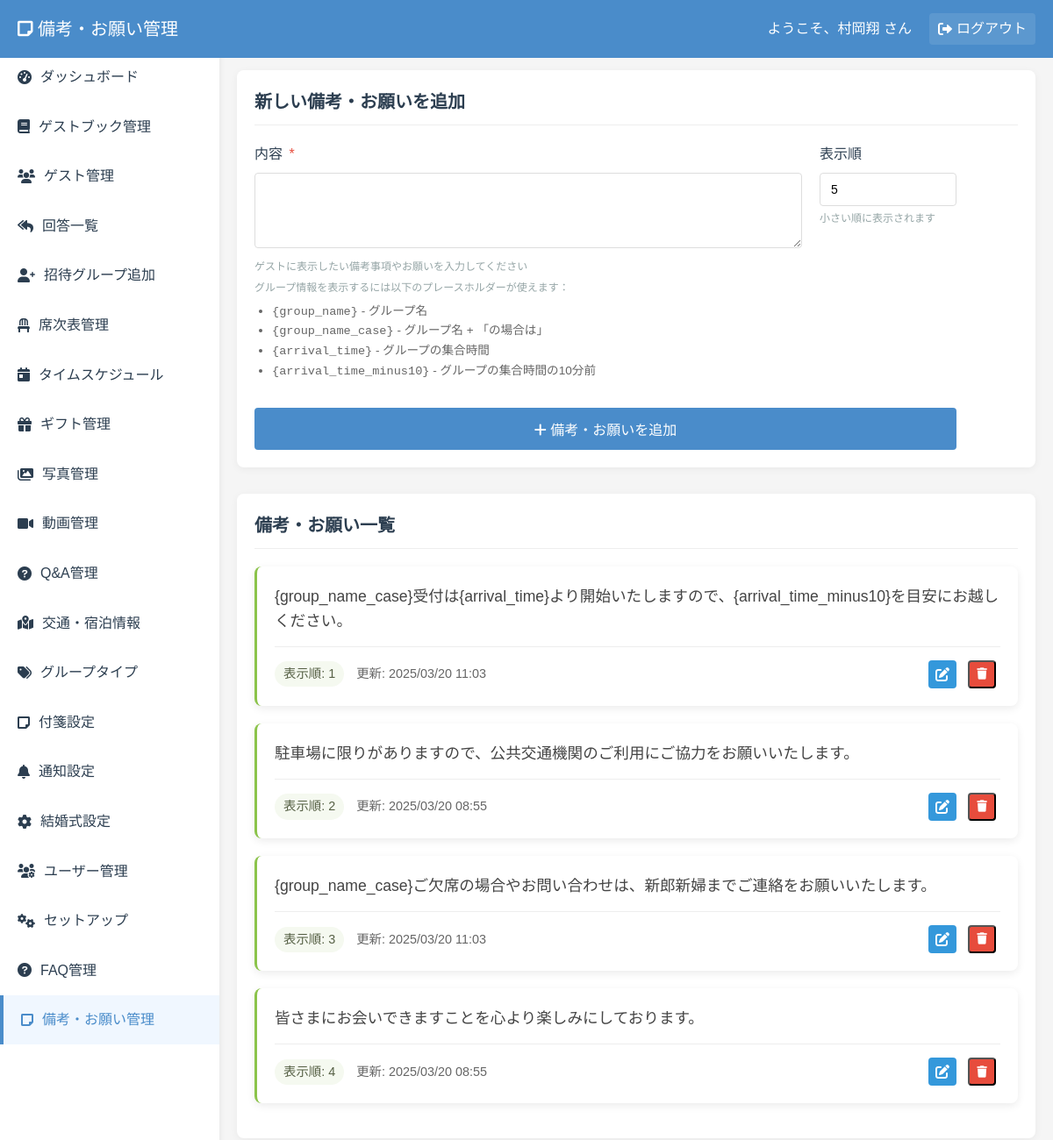
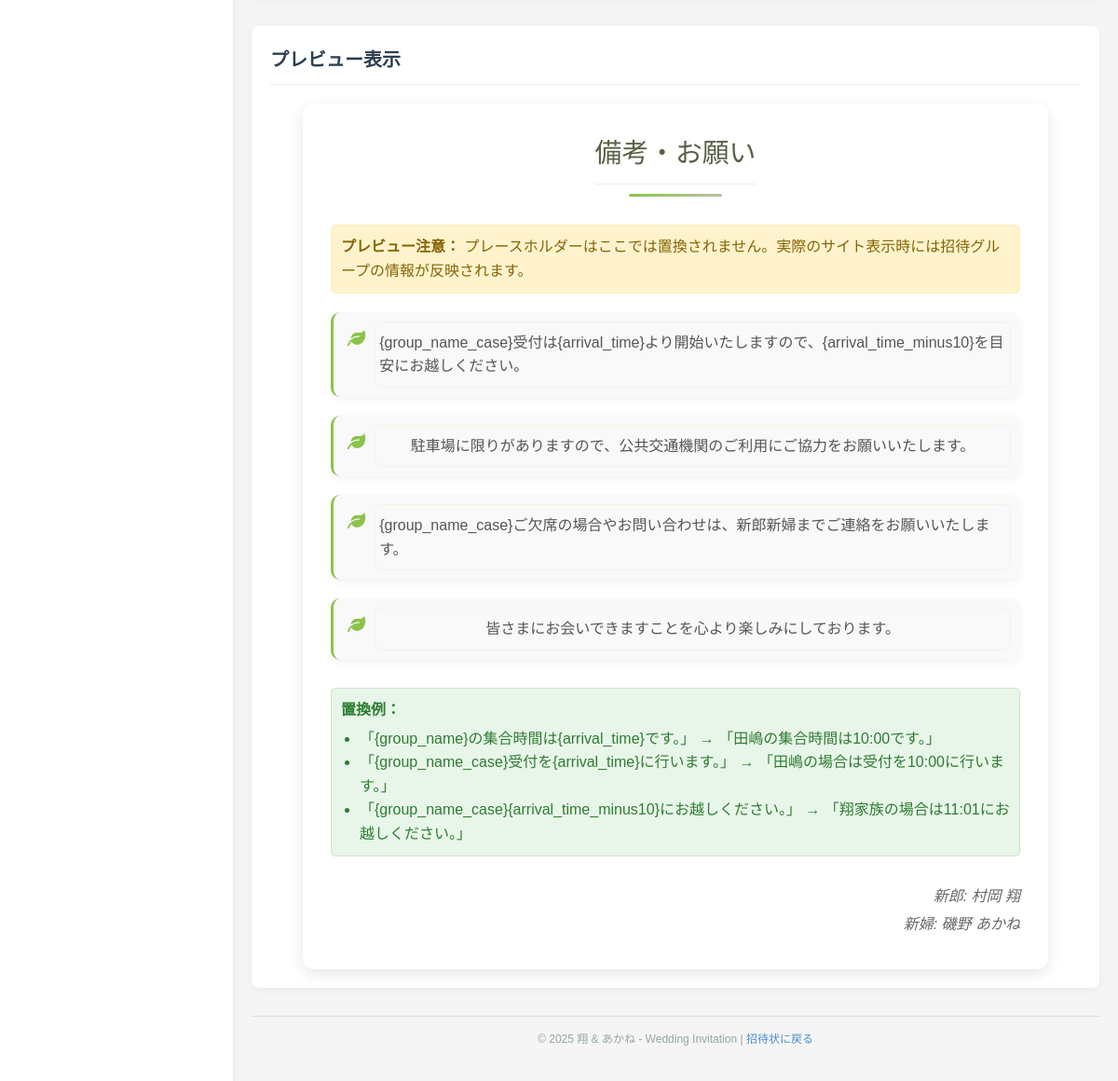
/admin/remarks.php (signed in), run on the app's committed database (2 pictures, top to bottom).
### tables this page shows
CREATE TABLE `remarks` (
  `id` int(11) NOT NULL AUTO_INCREMENT,
  `content` text NOT NULL,
  `display_order` int(11) NOT NULL DEFAULT 0,
  `created_at` timestamp NOT NULL DEFAULT current_timestamp(),
  `updated_at` timestamp NOT NULL DEFAULT current_timestamp() ON UPDATE current_timestamp(),
  PRIMARY KEY (`id`)
);

### admin/remarks.php (the view, shortened to what this page needs)
<?php
require_once '../config.php';
$remarks = [];
try {
    $stmt = $pdo->query("SELECT * FROM remarks ORDER BY display_order ASC");
    $remarks = $stmt->fetchAll();
} catch (PDOException $e) {
    $error = "備考・お願い情報の取得に失敗しました。";
    if ($debug_mode) {
        $error .= " エラー: " . $e->getMessage();
    }
}
$edit_remark = null;
$next_order = 1;
try {
    $stmt = $pdo->query("SELECT MAX(display_order) AS max_order FROM remarks");
    $result = $stmt->fetch();
    if ($result && $result['max_order']) {
        $next_order = (int)$result['max_order'] + 1;
    }
} catch (PDOException $e) {
}
?>
<!DOCTYPE html>
<html lang="ja">
<head>
    <link rel="stylesheet" href="../css/style.css">
    <link rel="stylesheet" href="css/admin.css">
    <link rel="stylesheet" href="https://cdnjs.cloudflare.com/ajax/libs/font-awesome/6.0.0/css/all.min.css">
</head>
<body class="admin-body">
    <div class="admin-dashboard">
        <header class="admin-dashboard-header">
            <div class="admin-logo">
                <h1><i class="fas fa-sticky-note"></i> 備考・お願い管理</h1>
            </div>
            <div class="admin-user">
                <span>ようこそ、<?= htmlspecialchars($_SESSION['admin_username']) ?> さん</span>
                <a href="logout.php" class="admin-logout"><i class="fas fa-sign-out-alt"></i> ログアウト</a>
            </div>
        </header>
        <div class="admin-dashboard-content">
            <?php include 'inc/sidebar.php'; ?>
            <div class="admin-main">
                <div class="admin-content-wrapper">
                <section class="admin-section">
                    <h2><?= $edit_remark ? '備考・お願いを編集' : '新しい備考・お願いを追加' ?></h2>
                    <form class="admin-form" method="post" action="">
                        <div class="admin-form-row">
                            <div class="admin-form-group" style="flex: 4;">
                                <label for="content">内容 <span class="required">*</span></label>
                                <textarea id="content" name="content" rows="4" required><?= $edit_remark ? htmlspecialchars($edit_remark['content']) : '' ?></textarea>
                                <small>ゲストに表示したい備考事項やお願いを入力してください</small>
                                <small>グループ情報を表示するには以下のプレースホルダーが使えます：</small>
                                <ul class="placeholder-list" style="font-size: 0.85rem; color: #666; margin-top: 5px; padding-left: 20px;">
                                    <li><code>{group_name}</code> - グループ名</li>
                                    <li><code>{group_name_case}</code> - グループ名 + 「の場合は」</li>
                                    <li><code>{arrival_time}</code> - グループの集合時間</li>
                                    <li><code>{arrival_time_minus10}</code> - グループの集合時間の10分前</li>
                                </ul>
                            </div>
                            <div class="admin-form-group" style="flex: 1;">
                                <label for="display_order">表示順</label>
                                <input type="number" id="display_order" name="display_order" min="1" value="<?= $edit_remark ? $edit_remark['display_order'] : $next_order ?>">
                                <small>小さい順に表示されます</small>
                            </div>
                        </div>
                        <div class="admin-form-actions">
                            <button type="submit" class="admin-button">
                                <i class="fas fa-<?= $edit_remark ? 'save' : 'plus' ?>"></i>
                                <?= $edit_remark ? '備考・お願いを更新' : '備考・お願いを追加' ?>
                            </button>
                        </div>
                    </form>
                </section>
                <section class="admin-section">
                    <h2>備考・お願い一覧</h2>
                    <?php if (empty($remarks)): ?>
                        <p>備考・お願いが設定されていません。上のフォームから内容を追加してください。</p>
                    <?php else: ?>
                        <div class="remarks-list">
                            <?php foreach ($remarks as $remark): ?>
                                <div class="remark-item">
                                    <p class="remark-content"><?= nl2br(htmlspecialchars($remark['content'])) ?></p>
                                    <div class="remark-footer">
                                        <div class="remark-info">
                                            <span class="remark-order">表示順: <?= $remark['display_order'] ?></span>
                                            <span class="remark-date">更新: <?= date('Y/m/d H:i', strtotime($remark['updated_at'])) ?></span>
                                        </div>
                                        <div class="remark-actions">
                                            <a href="remarks.php?edit=<?= $remark['id'] ?>" class="admin-btn admin-btn-edit">
                                                <i class="fas fa-edit"></i>
                                            </a>
                                            <form method="post" class="inline-form" onsubmit="return confirm('この備考・お願いを削除してもよろしいですか？');">
                                                <button type="submit" class="admin-btn admin-btn-delete">
                                                    <i class="fas fa-trash"></i>
                                                </button>
                                            </form>
                                        </div>
                                    </div>
                                </div>
                            <?php endforeach; ?>
                        </div>
                    <?php endif; ?>
                </section>
                <section class="admin-section">
                    <h2>プレビュー表示</h2>
                    <div class="preview-container">
                        <div class="notes-section" style="max-width: 800px; margin: 0 auto; background-color: rgba(255, 255, 255, 0.9); border-radius: 12px; padding: 30px; box-shadow: 0 5px 15px rgba(0, 0, 0, 0.1);">
                            <div class="section-title" style="text-align: center; margin-bottom: 30px;">
                                <h2 style="font-family: 'M PLUS Rounded 1c', sans-serif; color: #566045; margin-bottom: 10px; font-size: 1.8rem;">備考・お願い</h2>
                                <div class="title-underline" style="width: 100px; height: 3px; background: linear-gradient(to right, #8BC34A, #b8c1a2); margin: 0 auto;"></div>
                            </div>
                            <div class="notes-container">
                                <?php if (!empty($remarks)): ?>
                                    <div style="background-color: #fff3cd; border: 1px solid #ffeeba; padding: 10px; margin-bottom: 20px; border-radius: 5px;">
                                        <p style="margin: 0; color: #856404;"><strong>プレビュー注意：</strong> プレースホルダーはここでは置換されません。実際のサイト表示時には招待グループの情報が反映されます。</p>
                                    </div>
                                    <ul class="notes-list" style="list-style: none; padding: 0; margin: 0 0 30px 0;">
                                        <?php foreach ($remarks as $remark): ?>
                                            <li class="note-item" style="display: flex; align-items: flex-start; margin-bottom: 20px; padding: 15px; background-color: #f9f9f9; border-radius: 10px; border-left: 3px solid #8BC34A; box-shadow: 0 3px 8px rgba(0, 0, 0, 0.05);">
                                                <i class="fas fa-leaf note-icon" style="color: #8BC34A; font-size: 1.2rem; margin-right: 15px; margin-top: 3px;"></i>
                                                <div class="note-content" style="flex: 1; line-height: 1.6; color: #555;"><?= nl2br(htmlspecialchars($remark['content'])) ?></div>
                                            </li>
                                        <?php endforeach; ?>
                                    </ul>
                                    <div style="background-color: #e8f5e9; border: 1px solid #c8e6c9; padding: 10px; margin-bottom: 20px; border-radius: 5px;">
                                        <p style="margin: 0; color: #2e7d32;"><strong>置換例：</strong></p>
                                        <ul style="margin: 5px 0 0 0; padding-left: 20px; color: #2e7d32;">
                                            <li>「{group_name}の集合時間は{arrival_time}です。」 → 「田嶋の集合時間は10:00です。」</li>
                                            <li>「{group_name_case}受付を{arrival_time}に行います。」 → 「田嶋の場合は受付を10:00に行います。」</li>
                                            <li>「{group_name_case}{arrival_time_minus10}にお越しください。」 → 「翔家族の場合は11:01にお越しください。」</li>
                                        </ul>
                                    </div>
                                    <div class="couple-info" style="text-align: right; margin-top: 30px; font-style: italic; color: #666; line-height: 1.6;">
                                        <p style="margin: 5px 0;">新郎: 村岡 翔</p>
                                        <p style="margin: 5px 0;">新婦: 磯野 あかね</p>
                                    </div>
                                <?php else: ?>
                                    <p style="text-align: center; color: #888; font-style: italic;">備考・お願いが設定されていません。</p>
                                <?php endif; ?>
                            </div>
                        </div>
                    </div>
                </section>
                </div>
                <?php include 'inc/footer.php'; ?>
</body>
</html>

### css/style.css (style rules this page uses)
:root { --primary-color: #ffffff; --accent-color: #4CAF50; --accent-light: #81C784; --accent-dark: #388E3C; --text-color: #333333; --background-light: #f8f9fa; --shadow-color: rgba(0, 0, 0, 0.1); --gold: #d4af37; --light-gold: #f1e6c1; --cream: #fcf8e8; --pink-accent: #f8bbd0; --pink-light: #fce4ec; --pink-dark: #ec407a; }
* { box-sizing: border-box; margin: 0; padding: 0; }
body { font-family: 'Noto Serif JP', serif; margin: 0; padding: 0; background: url('../images/leaves-bg.png') repeat; background-size: 400px; background-attachment: fixed; color: #2c3e50; line-height: 1.6; min-height: 100vh; display: flex; flex-direction: column; justify-content: flex-start; align-items: center; }
body::before { content: ''; position: fixed; top: 0; left: 0; width: 100%; height: 100%; background-image: url('../images/leaves-bg.png'); background-size: 300px; background-repeat: repeat; opacity: 0.05; z-index: -1; }
.section-title { text-align: center; margin-bottom: 30px; position: relative; }
.section-title h2 { font-family: 'M PLUS Rounded 1c', sans-serif; font-size: 2rem; font-weight: 500; color: var(--accent-dark); margin-bottom: 15px; display: inline-block; }
.title-underline { height: 3px; width: 80px; margin: 10px auto 30px; background: linear-gradient(to right, var(--accent-color), var(--pink-accent), var(--accent-color)); border-radius: 3px; }
.required { color: #ff5252; margin-left: 3px; }
.note-content { position: relative; padding: 5px 0; display: flex; flex-direction: column; align-items: center; gap: 8px; }
.note-content::before { content: ''; position: absolute; top: -5px; left: -5px; right: -5px; bottom: -5px; border: 1px solid rgba(212, 175, 55, 0.1); border-radius: 8px; pointer-events: none; z-index: 0; }
.notes-section { background-color: rgba(255, 255, 255, 0.9); border-radius: 12px; padding: 30px; margin: 40px auto; max-width: 900px; box-shadow: 0 5px 15px rgba(0, 0, 0, 0.1); }
.notes-container { max-width: 800px; margin: 0 auto; }
.notes-list { list-style: none; padding: 0; margin: 0 0 30px 0; }
.note-item { display: flex; align-items: flex-start; margin-bottom: 20px; padding: 15px; background-color: #f9f9f9; border-radius: 10px; border-left: 3px solid #8BC34A; box-shadow: 0 3px 8px rgba(0, 0, 0, 0.05); transition: all 0.3s ease; }
.note-icon { color: #8BC34A; font-size: 1.2rem; margin-right: 15px; margin-top: 3px; }
.note-content { flex: 1; line-height: 1.6; color: #555; }
.couple-info { text-align: right; margin-top: 30px; font-style: italic; color: #666; line-height: 1.6; }
.couple-info p { margin: 5px 0; }

### admin/remarks.php (style rules this page uses)
.remark-item { position: relative; background-color: #fff; border-radius: 8px; box-shadow: 0 3px 10px rgba(0,0,0,0.08); padding: 20px; margin-bottom: 20px; border-left: 3px solid #8BC34A; transition: all 0.3s ease; }
.remark-content { margin: 0 0 15px 0; color: #444; line-height: 1.6; font-size: 1.1rem; }
.remark-order { display: inline-block; background-color: #f5f9f0; padding: 3px 10px; border-radius: 15px; font-size: 0.9rem; color: #566045; margin-right: 10px; }
.remark-footer { display: flex; justify-content: space-between; align-items: center; border-top: 1px solid #eee; padding-top: 15px; margin-top: 15px; }
.remark-info { font-size: 0.9rem; color: #666; }
.remark-actions { display: flex; gap: 8px; }

### data on the page
remarks: content "{group_name_case}受付は{arrival_time}より開始いたしますので、{arrival_time_minus10}を目安にお越しください。", display_order "1", updated_at "2025/03/20 11:03"
remarks: content "駐車場に限りがありますので、公共交通機関のご利用にご協力をお願いいたします。", display_order "2", updated_at "2025/03/20 08:55"
remarks: content "{group_name_case}ご欠席の場合やお問い合わせは、新郎新婦までご連絡をお願いいたします。", display_order "3", updated_at "2025/03/20 11:03"
remarks: content "皆さまにお会いできますことを心より楽しみにしております。", display_order "4", updated_at "2025/03/20 08:55"

### other printed values
$_SESSION['admin_username'] "村岡翔"
$item['text'] "ダッシュボード"
$item['text'] "ゲストブック管理"
$item['text'] "ゲスト管理"
$item['text'] "回答一覧"
$item['text'] "招待グループ追加"
$item['text'] "席次表管理"
$item['text'] "タイムスケジュール"
$item['text'] "ギフト管理"
$item['text'] "写真管理"
$item['text'] "動画管理"
$item['text'] "Q&A管理"
$item['text'] "交通・宿泊情報"
$item['text'] "グループタイプ"
$item['text'] "付箋設定"
